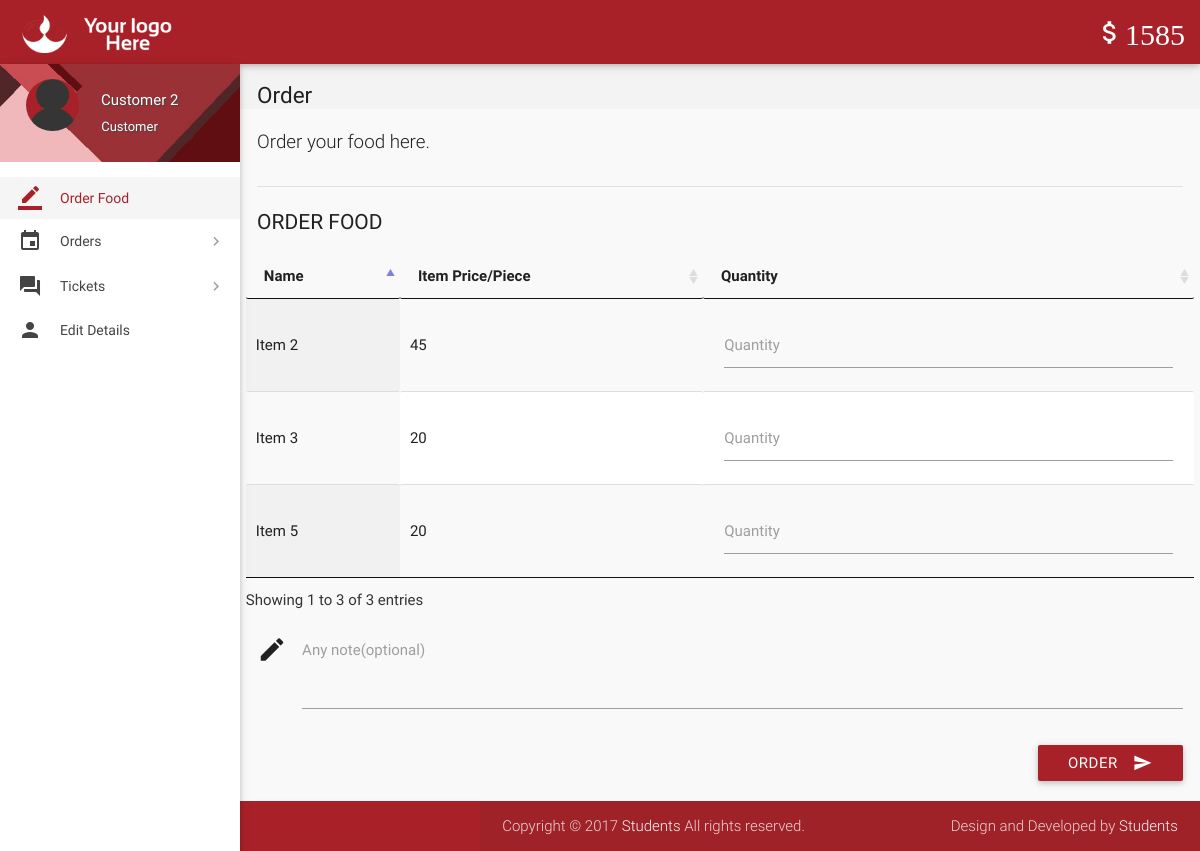
Before: /index.php (signed in) with the older database file.
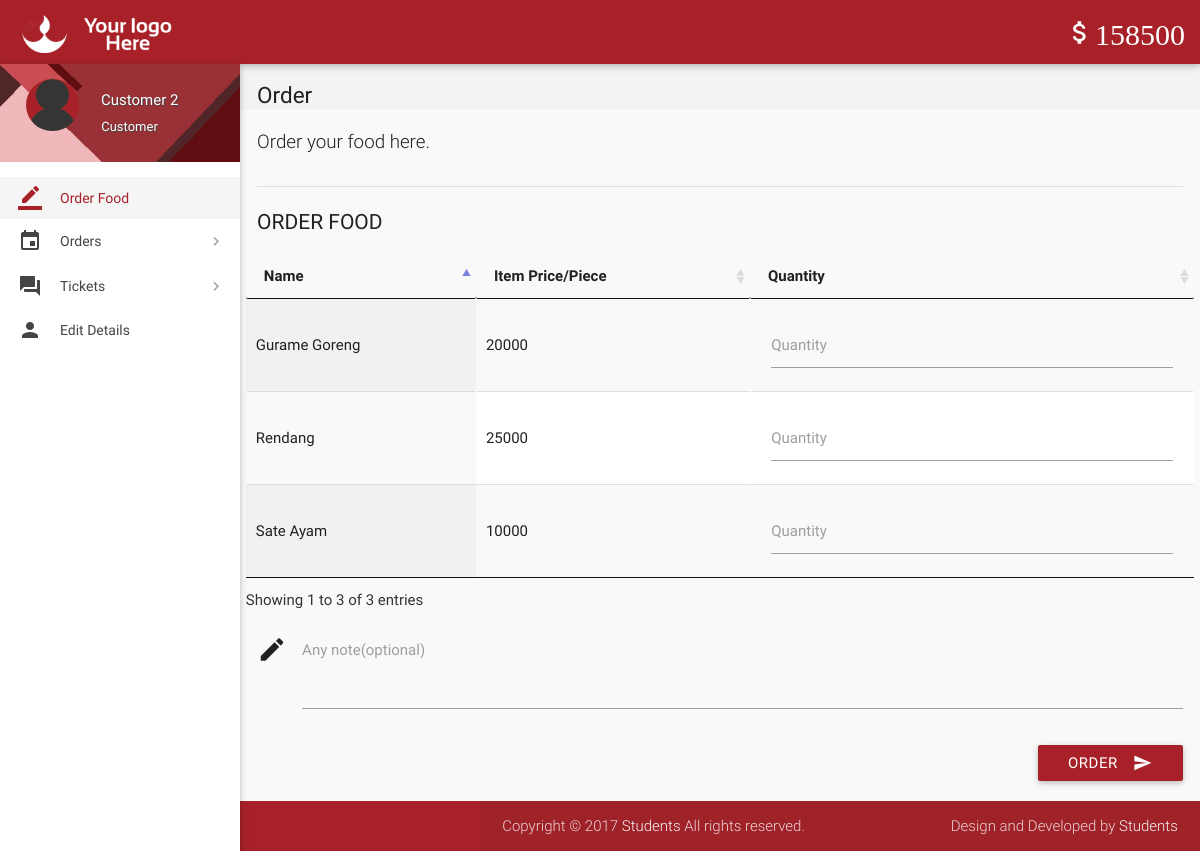
After: the same page with the newer database file.
### tables this page shows
CREATE TABLE `wallet_details` (
  `id` int(11) NOT NULL,
  `wallet_id` int(11) NOT NULL,
  `number` varchar(16) NOT NULL,
  `cvv` int(3) NOT NULL,
  `balance` int(11) NOT NULL DEFAULT '200000'
);

CREATE TABLE `items` (
  `id` int(11) NOT NULL,
  `name` varchar(20) NOT NULL,
  `price` int(11) NOT NULL,
  `deleted` tinyint(4) NOT NULL DEFAULT '0'
);

### includes/wallet.php (called while the page is built)
<?php
$user_id=$_SESSION['user_id'];
$sql = mysqli_query($con, "SELECT * FROM wallet where customer_id = $user_id");
while($row1 = mysqli_fetch_array($sql)){
$wallet_id = $row1['id'];
}
$sql = mysqli_query($con, "SELECT * FROM wallet_details where wallet_id = $wallet_id");
while($row1 = mysqli_fetch_array($sql)){
$balance = $row1['balance'];
}
?>

### includes/connect.php (called while the page is built, shortened)
<?php
$name = $_SESSION['name'];
$role = $_SESSION['role'];
?>

### index.php (the view, shortened to what the changed rows need)
<?php
include 'includes/connect.php';
include 'includes/wallet.php';
	if($_SESSION['customer_sid']==session_id())
	{
		?>
<!DOCTYPE html>
<html lang="en">
<head>
  <link href="css/materialize.min.css" type="text/css" rel="stylesheet" media="screen,projection">
  <link href="css/style.min.css" type="text/css" rel="stylesheet" media="screen,projection">
  <link href="css/custom/custom.min.css" type="text/css" rel="stylesheet" media="screen,projection">
  <link href="js/plugins/perfect-scrollbar/perfect-scrollbar.css" type="text/css" rel="stylesheet" media="screen,projection">
  <link href="js/plugins/data-tables/css/jquery.dataTables.min.css" type="text/css" rel="stylesheet" media="screen,projection">
</head>
<body>
  <header id="header" class="page-topbar">
        <div class="navbar-fixed">
            <nav class="navbar-color">
                <div class="nav-wrapper">
                    <ul class="left">
                      <li><h1 class="logo-wrapper"><a href="index.php" class="brand-logo darken-1"><img src="images/materialize-logo.png" alt="logo"></a> <span class="logo-text">Logo</span></h1></li>
                    </ul>
                    <ul class="right hide-on-med-and-down">
                        <li><a href="#" class="waves-effect waves-block waves-light"><i class="mdi-editor-attach-money"><?php echo $balance;?></i></a>
                        </li>
                    </ul>
                </div>
            </nav>
        </div>
  </header>
  <div id="main">
    <div class="wrapper">
      <aside id="left-sidebar-nav">
        <ul id="slide-out" class="side-nav fixed leftside-navigation">
            <li class="user-details cyan darken-2">
            <div class="row">
                <div class="col col s4 m4 l4">
                    <img src="images/avatar.jpg" alt="" class="circle responsive-img valign profile-image">
                </div>
                <div class="col col s8 m8 l8">
                    <a class="btn-flat dropdown-button waves-effect waves-light white-text profile-btn" href="#" data-activates="profile-dropdown"><?php echo $name;?> <i class="mdi-navigation-arrow-drop-down right"></i></a>
                    <p class="user-roal"><?php echo $role;?></p>
                </div>
            </div>
            </li>
            <li class="bold active"><a href="index.php" class="waves-effect waves-cyan"><i class="mdi-editor-border-color"></i> Order Food</a>
            </li>
                <li class="no-padding">
                    <ul class="collapsible collapsible-accordion">
                        <li class="bold"><a class="collapsible-header waves-effect waves-cyan"><i class="mdi-editor-insert-invitation"></i> Orders</a>
                        </li>
                    </ul>
                </li>
                <li class="no-padding">
                    <ul class="collapsible collapsible-accordion">
                        <li class="bold"><a class="collapsible-header waves-effect waves-cyan"><i class="mdi-action-question-answer"></i> Tickets</a>
                        </li>
                    </ul>
                </li>
            <li class="bold"><a href="details.php" class="waves-effect waves-cyan"><i class="mdi-social-person"></i> Edit Details</a>
            </li>
        </ul>
        </aside>
      <section id="content">
        <div id="breadcrumbs-wrapper">
          <div class="container">
            <div class="row">
              <div class="col s12 m12 l12">
                <h5 class="breadcrumbs-title">Order</h5>
              </div>
            </div>
          </div>
        </div>
        <div class="container">
          <p class="caption">Order your food here.</p>
          <div class="divider"></div>
		  <form class="formValidate" id="formValidate" method="post" action="place-order.php" novalidate="novalidate">
            <div class="row">
              <div class="col s12 m4 l3">
                <h4 class="header">Order Food</h4>
              </div>
              <div>
                  <table id="data-table-customer" class="responsive-table display" cellspacing="0">
                    <thead>
                      <tr>
                        <th>Name</th>
                        <th>Item Price/Piece</th>
                        <th>Quantity</th>
                      </tr>
                    </thead>
                    <tbody>
				<?php
				$result = mysqli_query($con, "SELECT * FROM items where not deleted;");
				while($row = mysqli_fetch_array($result))
				{
					echo '<tr><td>'.$row["name"].'</td><td>'.$row["price"].'</td>';
					echo '<td><div class="input-field col s12"><label for='.$row["id"].' class="">Quantity</label>';
					echo '<input id="'.$row["id"].'" name="'.$row['id'].'" type="text" data-error=".errorTxt'.$row["id"].'"><div class="errorTxt'.$row["id"].'"></div></td></tr>';
				}
				?>
                    </tbody>
</table>
              </div>
			  <div class="input-field col s12">
              <i class="mdi-editor-mode-edit prefix"></i>
              <textarea id="description" name="description" class="materialize-textarea"></textarea>
              <label for="description" class="">Any note(optional)</label>
			  </div>
			  <div>
			  <div class="input-field col s12">
                              <button class="btn cyan waves-effect waves-light right" type="submit" name="action">Order
                                <i class="mdi-content-send right"></i>
                              </button>
                            </div>
            </div>
			</form>
          </div>
        </div>
  </div>
  <footer class="page-footer">
    <div class="footer-copyright">
      <div class="container">
        <span>Copyright © 2017 <a class="grey-text text-lighten-4" href="#" target="_blank">Students</a> All rights reserved.</span>
        <span class="right"> Design and Developed by <a class="grey-text text-lighten-4" href="#">Students</a></span>
        </div>
    </div>
  </footer>
</body>
</html>
<?php
	}
?>

Changed rows visible on the page:
changed wallet_details: balance "1585" → "158500"
changed items: name "Item 2" → "Rendang"; price "45" → "25000"
changed items: name "Item 3" → "Sate Ayam"; price "20" → "10000"
changed items: name "Item 5" → "Gurame Goreng"; price "20" → "20000"
